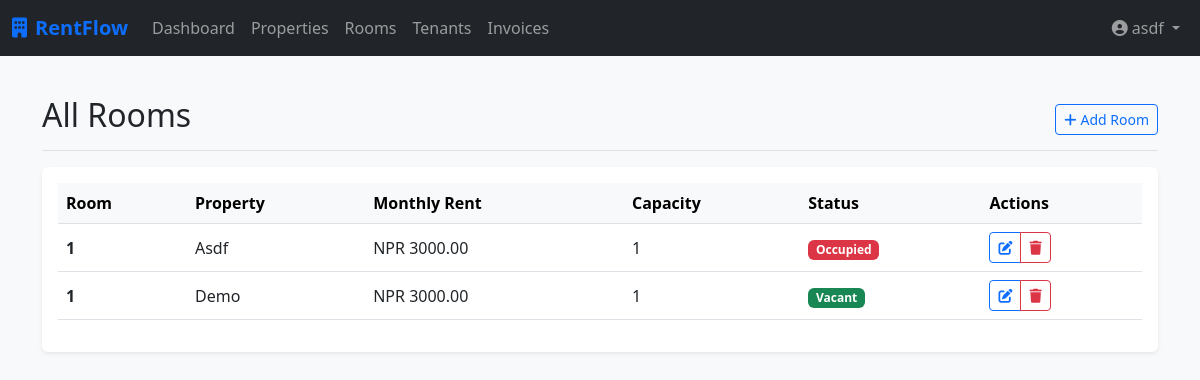
Before: /properties/rooms/ (signed in) with the older database file.
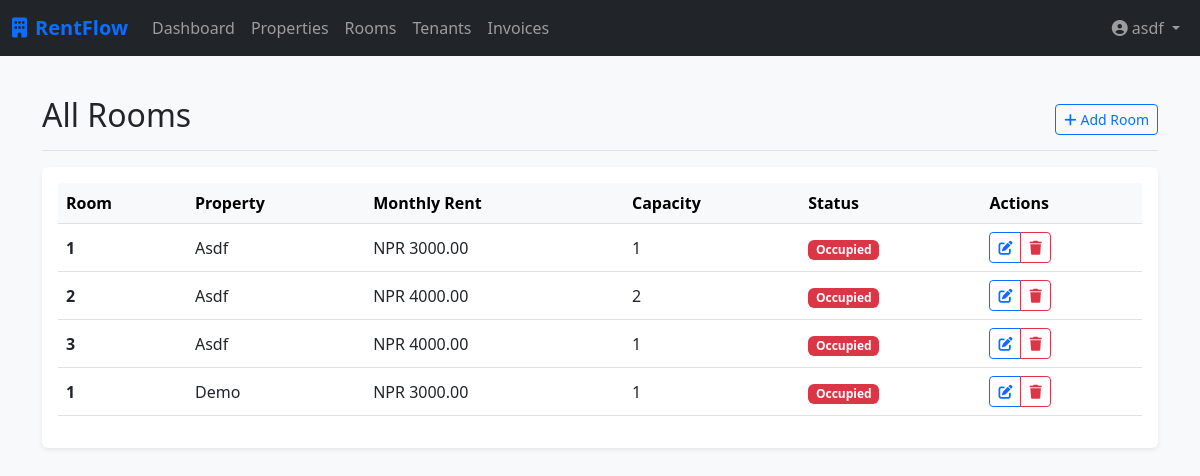
After: the same page with the newer database file.
### properties/models.py (models this page shows, shortened)
class Room(models.Model):
    property = models.ForeignKey(Property, on_delete=models.CASCADE, related_name='rooms')
    room_number = models.CharField(max_length=10)
    monthly_rent = models.DecimalField(max_digits=10, decimal_places=2)
    capacity = models.IntegerField(default=1)
    is_active = models.BooleanField(default=True)
    created_at = models.DateTimeField(auto_now_add=True)
    def is_occupied(self):
        return self.tenancies.filter(is_active=True).exists()

class Property(models.Model):
    landlord = models.ForeignKey(User, on_delete=models.CASCADE, related_name='properties')
    name = models.CharField(max_length=100)
    address = models.TextField()
    description = models.TextField(blank=True)
    created_at = models.DateTimeField(auto_now_add=True)
    class Meta:
        verbose_name_plural = "Properties"

### properties/views.py (the view)
# urls.py: path('rooms/', RoomListView.as_view(), name='room_list'),
class RoomListView(LandlordRequiredMixin, ListView):
    model = Room
    template_name = 'properties/room_list.html'
    context_object_name = 'rooms'
    def get_queryset(self):
        return Room.objects.filter(property__landlord=self.request.user).select_related('property')

### core/mixins.py (called while the page is built)
    def test_func(self):
        user = self.request.user
        return user.is_authenticated and hasattr(user, 'profile') and user.profile.role == 'LANDLORD'

### properties/templates/properties/room_list.html (shortened to what this page needs)
{% extends 'core/base.html' %}
{% block content %}
<div class="d-flex justify-content-between flex-wrap flex-md-nowrap align-items-center pt-3 pb-2 mb-3 border-bottom">
    <h1 class="h2">All Rooms</h1>
    <div class="btn-toolbar mb-2 mb-md-0">
        <a href="{% url 'properties:room_add' %}" class="btn btn-sm btn-outline-primary"><i
                class="fa-solid fa-plus me-1"></i>Add Room</a>
    </div>
</div>
<div class="table-responsive bg-white p-3 rounded shadow-sm">
    <table class="table table-hover align-middle">
        <thead class="table-light">
            <tr>
                <th>Room </th>
                <th>Property</th>
                <th>Monthly Rent</th>
                <th>Capacity</th>
                <th>Status</th>
                <th>Actions</th>
            </tr>
        </thead>
        <tbody>
            {% for room in rooms %}
            <tr>
                <td><strong>{{ room.room_number }}</strong></td>
                <td>{{ room.property.name }}</td>
                <td>NPR {{ room.monthly_rent }}</td>
                <td>{{ room.capacity }}</td>
                <td>
                    {% if room.is_active %}
                    {% if room.is_occupied %}
                    <span class="badge bg-danger">Occupied</span>
                    {% else %}
                    <span class="badge bg-success">Vacant</span>
                    {% endif %}
                    {% else %}
                    <span class="badge bg-secondary">Inactive</span>
                    {% endif %}
                </td>
                <td>
                    <div class="btn-group btn-group-sm">
                        <a href="{% url 'properties:room_edit' room.pk %}" class="btn btn-outline-primary"
                            title="Edit"><i class="fa-solid fa-pen-to-square"></i></a>
                        <a href="{% url 'properties:room_delete' room.pk %}" class="btn btn-outline-danger"
                            title="Delete"><i class="fa-solid fa-trash"></i></a>
                    </div>
                </td>
            </tr>
            {% empty %}
            <tr>
                <td colspan="6" class="text-center py-4 text-muted">No rooms available.</td>
            </tr>
            {% endfor %}
        </tbody>
    </table>
</div>
{% endblock %}

Changed rows visible on the page:
added Room: room_number "2", property.name "Asdf", monthly_rent "4000.00", capacity "2", is_active "Occupied"
added Room: room_number "3", property.name "Asdf", monthly_rent "4000.00", capacity "1", is_active "Occupied"
computed for Room "Demo": text "Vacant" → "Occupied"
